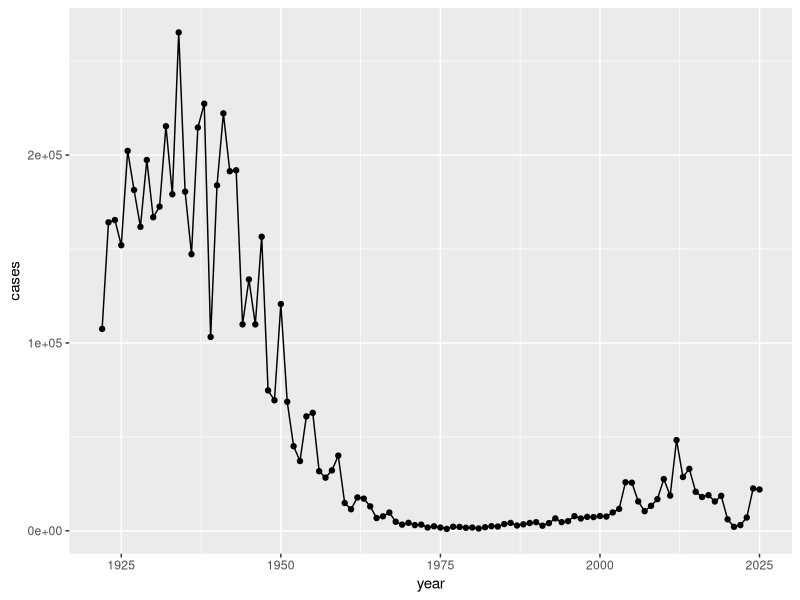
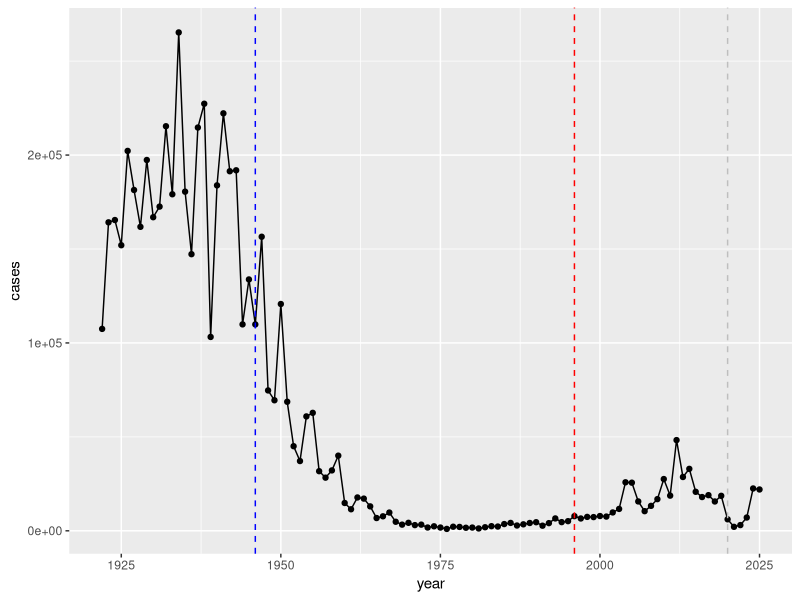

Write the R code that produced these figures, in order. (Note: this script raises an error after producing the figures.)
## ---- chunk 1
cdc <- data.frame(year = c(1922L,1923L,1924L,1925L,
                                          1926L,1927L,1928L,1929L,1930L,1931L,
                                          1932L,1933L,1934L,1935L,1936L,
                                          1937L,1938L,1939L,1940L,1941L,1942L,
                                          1943L,1944L,1945L,1946L,1947L,
                                          1948L,1949L,1950L,1951L,1952L,
                                          1953L,1954L,1955L,1956L,1957L,1958L,
                                          1959L,1960L,1961L,1962L,1963L,
                                          1964L,1965L,1966L,1967L,1968L,1969L,
                                          1970L,1971L,1972L,1973L,1974L,
                                          1975L,1976L,1977L,1978L,1979L,1980L,
                                          1981L,1982L,1983L,1984L,1985L,
                                          1986L,1987L,1988L,1989L,1990L,
                                          1991L,1992L,1993L,1994L,1995L,1996L,
                                          1997L,1998L,1999L,2000L,2001L,
                                          2002L,2003L,2004L,2005L,2006L,2007L,
                                          2008L,2009L,2010L,2011L,2012L,
                                          2013L,2014L,2015L,2016L,2017L,2018L,
                                          2019L,2020L,2021L,2022L,2023L, 2024L, 2025L),
         cases = c(107473,164191,165418,152003,
                                          202210,181411,161799,197371,
                                          166914,172559,215343,179135,265269,
                                          180518,147237,214652,227319,103188,
                                          183866,222202,191383,191890,109873,
                                          133792,109860,156517,74715,69479,
                                          120718,68687,45030,37129,60886,
                                          62786,31732,28295,32148,40005,
                                          14809,11468,17749,17135,13005,6799,
                                          7717,9718,4810,3285,4249,3036,
                                          3287,1759,2402,1738,1010,2177,2063,
                                          1623,1730,1248,1895,2463,2276,
                                          3589,4195,2823,3450,4157,4570,
                                          2719,4083,6586,4617,5137,7796,6564,
                                          7405,7298,7867,7580,9771,11647,
                                          25827,25616,15632,10454,13278,
                                          16858,27550,18719,48277,28639,32971,
                                          20762,17972,18975,15609,18617,
                                          6124,2116,3044,7063, 22538, 21996)
       )

## ---- chunk 2
library(ggplot2)
ggplot(cdc)+ aes(year,cases) + geom_point() + geom_line()
## ---- chunk 3
ggplot(cdc) +
  aes(year, cases) +
  geom_point() +
  geom_line() + 
  geom_vline(xintercept = 1946, col= "blue", lty=2) +
  geom_vline(xintercept = 1996, col= "red", lty= 2) + 
  geom_vline(xintercept =2020, col="gray", lty=2)
## ---- chunk 4
library(jsonlite)
subject <- read_json("https://www.cmi-pb.org/api/v5_1/subject", simplifyVector=TRUE)
head(subject)
## ---- chunk 5
table(subject$infancy_vac)
## ---- chunk 6
table(subject$biological_sex)
## ---- chunk 7
table(subject$race, subject$biological_sex)
## ---- chunk 8
specimen <- read_json("https://www.cmi-pb.org/api/v5_1/specimen", simplifyVector=TRUE)
ab_titer <- read_json("https://www.cmi-pb.org/api/v5_1/plasma_ab_titer", simplifyVector=TRUE)
## ---- chunk 9
head(specimen)
## ---- chunk 10
head(ab_titer)
## ---- chunk 11
library(dplyr)
meta <- inner_join(subject, specimen)
head(meta)
## ---- chunk 12
abdata <- inner_join(ab_titer, meta)
head (abdata)
## ---- chunk 13
table(abdata$isotype)
## ---- chunk 14
table(abdata$antigen)
## ---- chunk 15
igg <- abdata |> filter(isotype=="IgG")
head(igg)
## ---- chunk 16
ggplot(igg)+ aes(MFI_normalised, antigen) + geom_boxplot()
## ---- chunk 17
ggplot(igg)+ aes(MFI_normalised, antigen, col=infancy_vac) + geom_boxplot() 
## ---- chunk 18
ggplot(igg)+ aes(MFI_normalised, antigen) + geom_boxplot() + facet_wrap(~infancy_vac)
## ---- chunk 19
ggplot(igg)+ aes(MFI_normalised, antigen, col=infancy_vac) + geom_boxplot() + facet_wrap(~visit)
## ---- chunk 20
# Filter 2021 dataset 
abdata.21 <- abdata %>% filter(dataset == "2021_dataset")

abdata.21 %>% 
  filter(isotype == "IgG", antigen == "PT") %>%
  ggplot(aes(x = planned_day_relative_to_boost,
             y = MFI_normalised,
             col = infancy_vac,
             group = subject_id)) +
  
    # Individual subject trajectories (thin, faint)
    geom_line(alpha = 0.25, linewidth = 0.6) +
    geom_point(alpha = 0.4, size = 1.5) +
    
    # Smooth bold average trendlines for aP and wP
    stat_summary(fun = mean,
                 geom = "smooth",
                 se = FALSE,
                 linewidth = 2.8,
                 span = 0.5,
                 aes(group = infancy_vac, col = infancy_vac)) +
    
    # Reference lines
    geom_vline(xintercept = 0, linetype = "dashed") +
    geom_vline(xintercept = 14, linetype = "dashed") +
    
    labs(title = "CMI-PB 2021 dataset IgG PT",
         subtitle = "Dashed lines at day 0 (pre boost) and day 14 (post boost)",
         x = "Day relative to boost",
         y = "Normalised MFI") +
    
    theme_minimal(base_size = 14)
